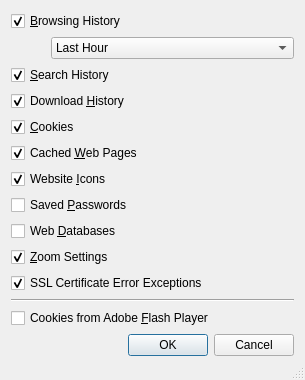
<?xml version="1.0" encoding="UTF-8"?>
<ui version="4.0">
 <class>WebBrowserClearPrivateDataDialog</class>
 <widget class="QDialog" name="WebBrowserClearPrivateDataDialog">
  <property name="geometry">
   <rect>
    <x>0</x>
    <y>0</y>
    <width>305</width>
    <height>380</height>
   </rect>
  </property>
  <property name="windowTitle">
   <string>Clear Private Data</string>
  </property>
  <property name="sizeGripEnabled">
   <bool>true</bool>
  </property>
  <layout class="QVBoxLayout" name="verticalLayout">
   <item>
    <widget class="QCheckBox" name="historyCheckBox">
     <property name="toolTip">
      <string>Select to clear the browsing history</string>
     </property>
     <property name="text">
      <string>&amp;Browsing History</string>
     </property>
     <property name="checked">
      <bool>true</bool>
     </property>
    </widget>
   </item>
   <item>
    <layout class="QHBoxLayout" name="horizontalLayout">
     <item>
      <spacer name="horizontalSpacer">
       <property name="orientation">
        <enum>Qt::Horizontal</enum>
       </property>
       <property name="sizeHint" stdset="0">
        <size>
         <width>40</width>
         <height>20</height>
        </size>
       </property>
      </spacer>
     </item>
     <item>
      <widget class="QComboBox" name="historyCombo">
       <property name="sizePolicy">
        <sizepolicy hsizetype="Expanding" vsizetype="Fixed">
         <horstretch>1</horstretch>
         <verstretch>0</verstretch>
        </sizepolicy>
       </property>
       <property name="toolTip">
        <string>Select the history period to be deleted</string>
       </property>
       <item>
        <property name="text">
         <string>Last Hour</string>
        </property>
       </item>
       <item>
        <property name="text">
         <string>Last Day</string>
        </property>
       </item>
       <item>
        <property name="text">
         <string>Last Week</string>
        </property>
       </item>
       <item>
        <property name="text">
         <string>Last 4 Weeks</string>
        </property>
       </item>
       <item>
        <property name="text">
         <string>Whole Period</string>
        </property>
       </item>
      </widget>
     </item>
    </layout>
   </item>
   <item>
    <widget class="QCheckBox" name="searchCheckBox">
     <property name="toolTip">
      <string>Select to clear the search history</string>
     </property>
     <property name="text">
      <string>&amp;Search History</string>
     </property>
     <property name="checked">
      <bool>true</bool>
     </property>
    </widget>
   </item>
   <item>
    <widget class="QCheckBox" name="downloadsCheckBox">
     <property name="toolTip">
      <string>Select to clear the download history</string>
     </property>
     <property name="text">
      <string>Download &amp;History</string>
     </property>
     <property name="checked">
      <bool>true</bool>
     </property>
    </widget>
   </item>
   <item>
    <widget class="QCheckBox" name="cookiesCheckBox">
     <property name="toolTip">
      <string>Select to clear the cookies</string>
     </property>
     <property name="text">
      <string>&amp;Cookies</string>
     </property>
     <property name="checked">
      <bool>true</bool>
     </property>
    </widget>
   </item>
   <item>
    <widget class="QCheckBox" name="cacheCheckBox">
     <property name="toolTip">
      <string>Select to clear the disk cache</string>
     </property>
     <property name="text">
      <string>Cached &amp;Web Pages</string>
     </property>
     <property name="checked">
      <bool>true</bool>
     </property>
    </widget>
   </item>
   <item>
    <widget class="QCheckBox" name="iconsCheckBox">
     <property name="toolTip">
      <string>Select to clear the website icons</string>
     </property>
     <property name="text">
      <string>Website &amp;Icons</string>
     </property>
     <property name="checked">
      <bool>true</bool>
     </property>
    </widget>
   </item>
   <item>
    <widget class="QCheckBox" name="passwordsCheckBox">
     <property name="toolTip">
      <string>Select to clear the saved passwords</string>
     </property>
     <property name="text">
      <string>Saved &amp;Passwords</string>
     </property>
     <property name="checked">
      <bool>false</bool>
     </property>
    </widget>
   </item>
   <item>
    <widget class="QCheckBox" name="databasesCheckBox">
     <property name="toolTip">
      <string>Select to delete all web databases</string>
     </property>
     <property name="text">
      <string>Web &amp;Databases</string>
     </property>
    </widget>
   </item>
   <item>
    <widget class="QCheckBox" name="zoomCheckBox">
     <property name="toolTip">
      <string>Select to delete all remembered zoom settings</string>
     </property>
     <property name="text">
      <string>&amp;Zoom Settings</string>
     </property>
     <property name="checked">
      <bool>true</bool>
     </property>
    </widget>
   </item>
   <item>
    <widget class="QCheckBox" name="sslExceptionsCheckBox">
     <property name="text">
      <string>SSL Certificate Error Exceptions</string>
     </property>
     <property name="checked">
      <bool>true</bool>
     </property>
    </widget>
   </item>
   <item>
    <widget class="Line" name="line">
     <property name="orientation">
      <enum>Qt::Horizontal</enum>
     </property>
    </widget>
   </item>
   <item>
    <widget class="QCheckBox" name="flashCookiesCheckBox">
     <property name="toolTip">
      <string>Select to clear cookies set by the Adobe Flash Player</string>
     </property>
     <property name="text">
      <string>Cookies from Adobe &amp;Flash Player</string>
     </property>
    </widget>
   </item>
   <item>
    <widget class="QDialogButtonBox" name="buttonBox">
     <property name="orientation">
      <enum>Qt::Horizontal</enum>
     </property>
     <property name="standardButtons">
      <set>QDialogButtonBox::Cancel|QDialogButtonBox::Ok</set>
     </property>
    </widget>
   </item>
  </layout>
 </widget>
 <tabstops>
  <tabstop>historyCheckBox</tabstop>
  <tabstop>historyCombo</tabstop>
  <tabstop>searchCheckBox</tabstop>
  <tabstop>downloadsCheckBox</tabstop>
  <tabstop>cookiesCheckBox</tabstop>
  <tabstop>cacheCheckBox</tabstop>
  <tabstop>iconsCheckBox</tabstop>
  <tabstop>passwordsCheckBox</tabstop>
  <tabstop>databasesCheckBox</tabstop>
  <tabstop>zoomCheckBox</tabstop>
  <tabstop>sslExceptionsCheckBox</tabstop>
  <tabstop>flashCookiesCheckBox</tabstop>
 </tabstops>
 <resources/>
 <connections>
  <connection>
   <sender>buttonBox</sender>
   <signal>accepted()</signal>
   <receiver>WebBrowserClearPrivateDataDialog</receiver>
   <slot>accept()</slot>
   <hints>
    <hint type="sourcelabel">
     <x>267</x>
     <y>342</y>
    </hint>
    <hint type="destinationlabel">
     <x>157</x>
     <y>252</y>
    </hint>
   </hints>
  </connection>
  <connection>
   <sender>buttonBox</sender>
   <signal>rejected()</signal>
   <receiver>WebBrowserClearPrivateDataDialog</receiver>
   <slot>reject()</slot>
   <hints>
    <hint type="sourcelabel">
     <x>294</x>
     <y>342</y>
    </hint>
    <hint type="destinationlabel">
     <x>286</x>
     <y>252</y>
    </hint>
   </hints>
  </connection>
  <connection>
   <sender>historyCheckBox</sender>
   <signal>toggled(bool)</signal>
   <receiver>historyCombo</receiver>
   <slot>setEnabled(bool)</slot>
   <hints>
    <hint type="sourcelabel">
     <x>65</x>
     <y>19</y>
    </hint>
    <hint type="destinationlabel">
     <x>83</x>
     <y>45</y>
    </hint>
   </hints>
  </connection>
 </connections>
</ui>
